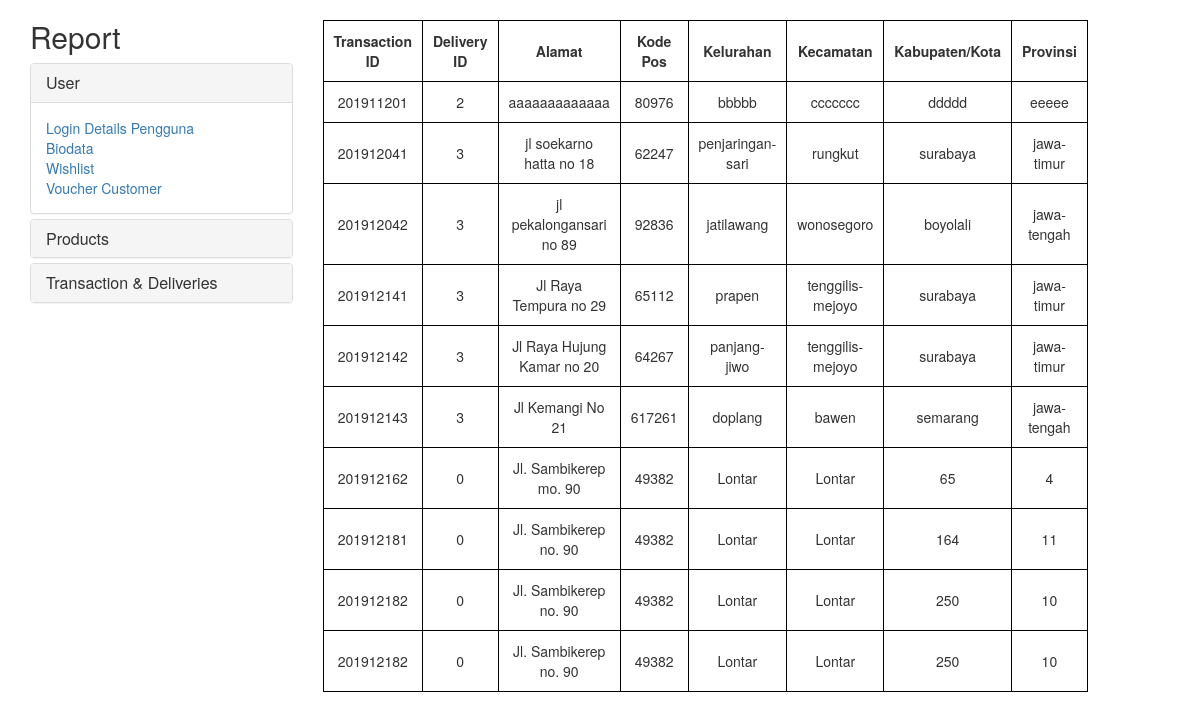
Before: /Userdelivdetails.php with the older database file.
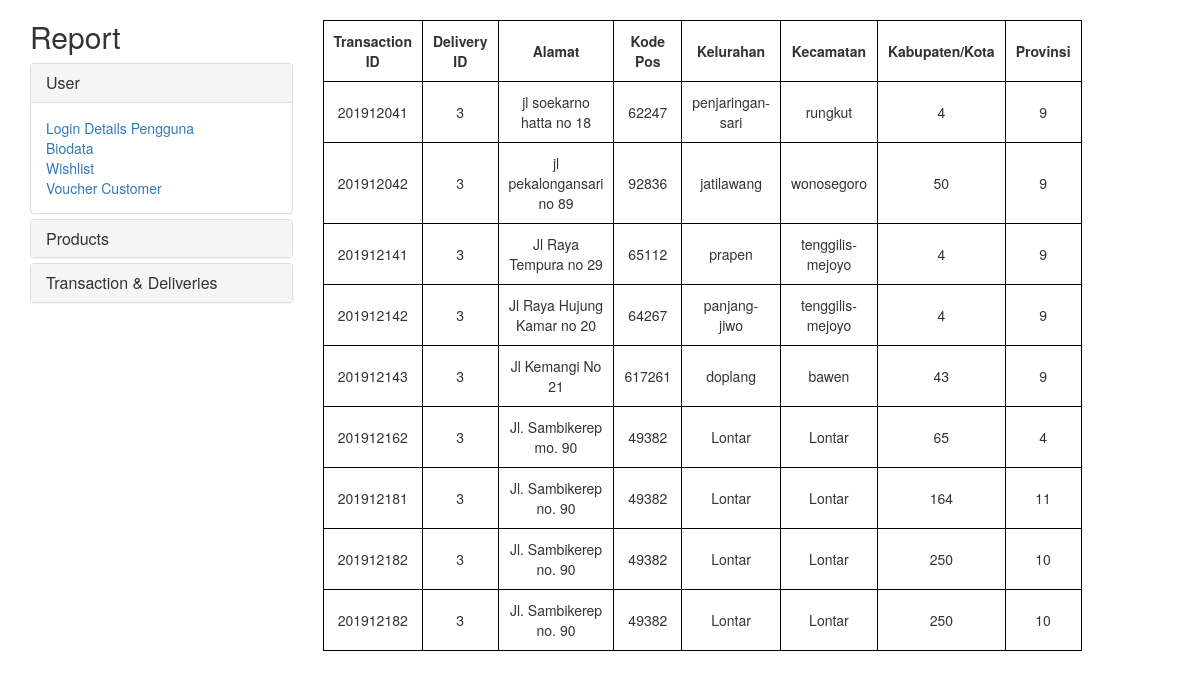
After: the same page with the newer database file.
### tables this page shows
CREATE TABLE `delivery_details` (
  `transaction_id` varchar(20) NOT NULL,
  `id_deliverystatus` varchar(20) NOT NULL,
  `alamat` text NOT NULL,
  `kode_pos` varchar(50) NOT NULL,
  `kelurahan` varchar(100) NOT NULL,
  `kecamatan` varchar(100) NOT NULL,
  `kab_kota` varchar(100) NOT NULL,
  `provinsi` varchar(100) NOT NULL,
  `resi` varchar(100) NOT NULL,
  `Receiver` varchar(100) NOT NULL,
  `notelp` varchar(50) NOT NULL,
  `email` varchar(55) DEFAULT NULL,
  `id_ekspedisi` varchar(20) NOT NULL
);

### Userdelivdetails.php (the view)
<?php include("header.php") ?>
<?php  $cmd_userdelivdetails="SELECT * FROM delivery_details;";
  $userdelivdetails_result  = mysqli_query($con,$cmd_userdelivdetails) or die(mysqli_error($con));
  $userdelivdetails=mysqli_fetch_all($userdelivdetails_result);
  $userdelivdetails_count = mysqli_num_rows($userdelivdetails_result);?>
<table class="standard">
                    <tr>
                        <th>Transaction ID</th>
                        <th>Delivery ID</th>
                        <th>Alamat</th>
                        <th>Kode Pos</th>
                        <th>Kelurahan</th>
                        <th>Kecamatan</th>
                        <th>Kabupaten/Kota</th>
                        <th>Provinsi</th>
                    </tr>
                    <?php
                            $i=1;
                            if ($userdelivdetails_count>0){
                                while($i <= $userdelivdetails_count){ ?>
                    <tr>
                        <td> <?php echo $userdelivdetails[$i-1][0];?></td>
                        <td> <?php echo $userdelivdetails[$i-1][1];?></td>
                        <td> <?php echo $userdelivdetails[$i-1][2];?></td>
                        <td> <?php echo $userdelivdetails[$i-1][3];?></td>
                        <td> <?php echo $userdelivdetails[$i-1][4];?></td>
                        <td> <?php echo $userdelivdetails[$i-1][5];?></td>
                        <td> <?php echo $userdelivdetails[$i-1][6];?></td>
                        <td> <?php echo $userdelivdetails[$i-1][7];?></td>
                    </tr>
                    <?php
                        $i++; }
                            }
                            ?>
                </table>
<?php include("footer.php") ?>

### header.php (shortened to what this page needs)
<!DOCTYPE html>
<html>
<head>
</head>
<body>
    <div class="container">
        <div class="row">
            <div class="col-md-3 report">
                <h2>Report</h2>
                <div class="panel-group" id="accordion" role="tablist" aria-multiselectable="true">
                    <div class="panel panel-default">
                        <div class="panel-heading" role="tab" id="headingOne">
                            <h4 class="panel-title">
                                <a role="button" data-toggle="collapse" data-parent="#accordion" href="#collapseOne"
                                    aria-expanded="true" aria-controls="collapseOne">
                                    User
                                </a>
                            </h4>
                        </div>
                        <div id="collapseOne" class="panel-collapse collapse in" role="tabpanel"
                            aria-labelledby="headingOne">
                            <div class="panel-body">
                                <a href="user.php">Login Details Pengguna</a>
                                <br>
                                <a href="biodata.php">Biodata</a>
                                <br>
                                <a href="wishlist.php">Wishlist</a>
                                <br>
                                <a href="voucher.php">Voucher Customer</a>
                                <br>
                            </div>
                        </div>
                    </div>
                    <div class="panel panel-default">
                        <div class="panel-heading" role="tab" id="headingTwo">
                            <h4 class="panel-title">
                                <a class="collapsed" role="button" data-toggle="collapse" data-parent="#accordion"
                                    href="#collapseTwo" aria-expanded="false" aria-controls="collapseTwo">
                                    Products
                                </a>
                            </h4>
                        </div>
                    </div>
                    <div class="panel panel-default">
                        <div class="panel-heading" role="tab" id="headingThree">
                            <h4 class="panel-title">
                                <a class="collapsed" role="button" data-toggle="collapse" data-parent="#accordion"
                                    href="#collapseThree" aria-expanded="false" aria-controls="collapseThree">
                                    Transaction & Deliveries
                                </a>
                            </h4>
                        </div>
                    </div>
                </div>
            </div>
            <div class="col-md-8 result">

### footer.php (shortened to what this page needs)
</div>
</div>
</div>
<link href="assets/bootstrap-3.4.1-dist/css/bootstrap.css" rel="stylesheet">
<link href="css/backend.css" rel="stylesheet">
</body>
</html>

### css/backend.css (style rules this page uses)
.result { position: relative; }
.standard td,.standard th { text-align:center; padding:10px 10px 10px 10px; border:1px solid black; }
.standard { margin-top:20px; }

Changed rows visible on the page:
removed delivery_details: transaction "201911201", id_deliverystatus "2", alamat "aaaaaaaaaaaaa", kode_pos "80976", kelurahan "bbbbb", kecamatan "ccccccc", kab_kota "ddddd", provinsi "eeeee"
changed delivery_details "201912041": kab_kota "surabaya" → "4"; provinsi "jawa-timur" → "9"
changed delivery_details "201912042": kab_kota "boyolali" → "50"; provinsi "jawa-tengah" → "9"
changed delivery_details "201912141": kab_kota "surabaya" → "4"; provinsi "jawa-timur" → "9"
changed delivery_details "201912142": kab_kota "surabaya" → "4"; provinsi "jawa-timur" → "9"
changed delivery_details "201912143": kab_kota "semarang" → "43"; provinsi "jawa-tengah" → "9"
changed delivery_details "201912162": id_deliverystatus "0" → "3"
changed delivery_details "201912181": id_deliverystatus "0" → "3"
changed delivery_details "201912182": id_deliverystatus "0" → "3"
